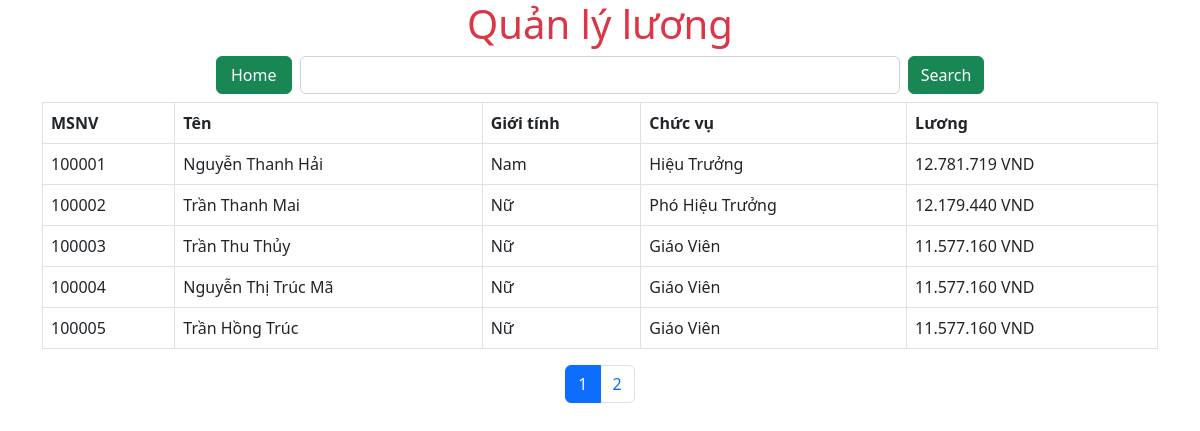
/qlns/app/Views/luong/luong.php, run on an earlier commit of the app's database.
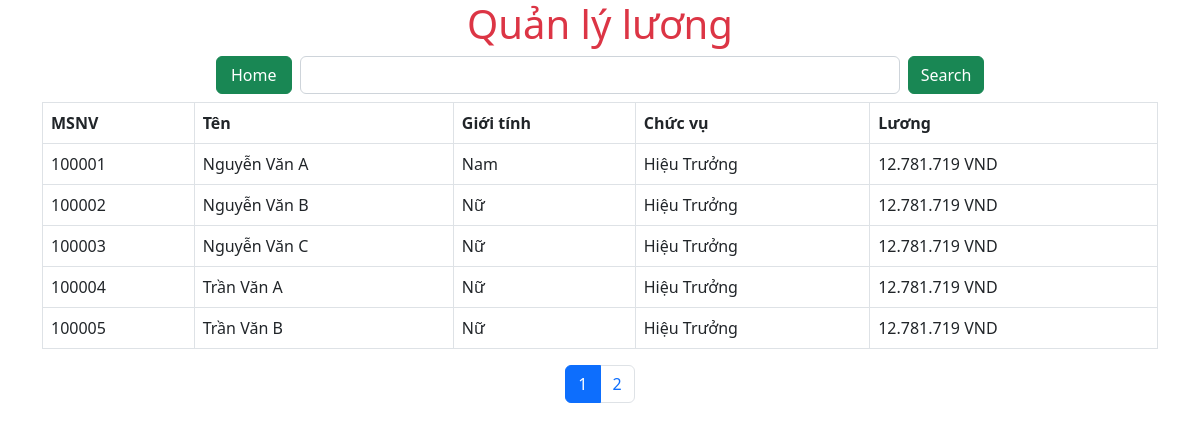
And on a later commit of the database.
### tables this page shows
CREATE TABLE `nhanvien` (
  `msnv` int(6) UNSIGNED NOT NULL,
  `hoten` varchar(45) DEFAULT NULL,
  `gioiTinh` char(3) DEFAULT NULL,
  `ngaySinh` date DEFAULT NULL,
  `noiSinh` varchar(40) DEFAULT NULL,
  `diaChi` varchar(100) DEFAULT NULL,
  `sdt` text DEFAULT NULL,
  `maCV` char(15) DEFAULT NULL
);

CREATE TABLE `chucvu` (
  `maCV` char(15) NOT NULL,
  `tenCV` varchar(50) DEFAULT NULL
);

### qlns/app/Views/luong/luong.php (the view, shortened to what this page needs)
<!DOCTYPE html>
<html lang="en">
<head>
    <link href="../../../public/Style/style.css" rel="stylesheet">
    <link href="https://cdn.jsdelivr.net/npm/bootstrap@5.2.1/dist/css/bootstrap.min.css" rel="stylesheet">
</head>
<body>
<div class="container">
    <h1 class="text-center text-danger" data-wow-duration="1s">Quản lý lương</h1>
    <div class="d-flex mb-2 center">
        <a href="http://localhost/qlns/" class="btn btn-success me-2" style="width: 76.05px; height: 38px;">Home</a>
        <form method="POST" action="http://localhost/qlns/app/Views/luong/searchLuong.php" class="d-flex">
            <input class="form-control me-2" name="key" style="width: 600px;">
            <button class="btn btn-success" type="submit">Search</button>
        </form>
    </div>
    <table class="table table-bordered table-condensed">
        <thead>
        <tr>
            <th>MSNV</th>
            <th>Tên</th>
            <th>Giới tính</th>
            <th>Chức vụ</th>
            <th>Lương</th>
        </tr>
        </thead>
        <tbody>
        <?php
        $luongController = new luongController();
        $conn = $luongController->createPDO();
        $per_page = !empty($_GET['per_page']) && $_GET['per_page']>0 ?$_GET['per_page']:5;
        $current_page = !empty($_GET['current_page'])?$_GET['current_page']:1;
        $offset = ($current_page - 1) * $per_page;
        $sql = "SELECT nhanvien.msnv, nhanvien.hoten, nhanvien.gioiTinh, chucvu.tenCV, luong.heSoLuong*1400000*119.5 DIV 100 AS tienLuong
                        FROM nhanvien
                        JOIN chucvu ON nhanvien.maCV = chucvu.maCV
                        JOIN luong ON luong.maCV = chucvu.maCV
                        ORDER BY nhanvien.msnv ASC LIMIT " . $per_page . " OFFSET " . $offset ;
        $stmt = $conn->prepare($sql);
        $stmt->execute();
        $sql1 = "SELECT * FROM nhanvien";
        $total = $conn->prepare($sql1);
        $total->execute();
        $total = $total->rowCount();
        $num_page = ceil($total/$per_page);
        while($item = $stmt-> fetch(PDO::FETCH_ASSOC)) {
            echo
                "<tr>
                    <td>" . $item['msnv'] . "</td>
                    <td>" . $item['hoten'] . "</td>
                    <td>" . $item['gioiTinh'] . "</td>
                    <td>" . $item['tenCV'] . "</td>
                    <td>" . number_format($item['tienLuong'], 0, ',', '.') . " VND" . "</td>
                </tr>";
        }
        ?>
        </tbody>
    </table>
    <ul class="pagination" style="display: flex; justify-content: center; align-items: center;">
        <?php for ($i = 1; $i <= $num_page; $i++){ ?>
            <?php if($i != $current_page){ ?>
                <li class="page-item"><a class="page-link" href="?per_page=<?= $per_page ?>&current_page=<?= $i ?>"><?= $i ?></a></li>
            <?php } else { ?>
                <li class="page-item active"><a class="page-link" href="?per_page=<?= $per_page ?>&current_page=<?= $i ?>"><?= $i ?></a></li>
            <?php } ?>
        <?php } ?>
    </ul>
</div>
</body>
</html>

What changed in the data, as far as the page shows it:
changed nhanvien "Nam": hoten "Nguyễn Thanh Hải" → "Nguyễn Văn A"
changed nhanvien id 100002: hoten "Trần Thanh Mai" → "Nguyễn Văn B"; maCV.tenCV "Phó Hiệu Trưởng" → "Hiệu Trưởng"; tienLuong "12.179.440" → "12.781.719"
changed nhanvien id 100003: hoten "Trần Thu Thủy" → "Nguyễn Văn C"; maCV.tenCV "Giáo Viên" → "Hiệu Trưởng"; tienLuong "11.577.160" → "12.781.719"
changed nhanvien id 100004: hoten "Nguyễn Thị Trúc Mã" → "Trần Văn A"; maCV.tenCV "Giáo Viên" → "Hiệu Trưởng"; tienLuong "11.577.160" → "12.781.719"
changed nhanvien id 100005: hoten "Trần Hồng Trúc" → "Trần Văn B"; maCV.tenCV "Giáo Viên" → "Hiệu Trưởng"; tienLuong "11.577.160" → "12.781.719"
